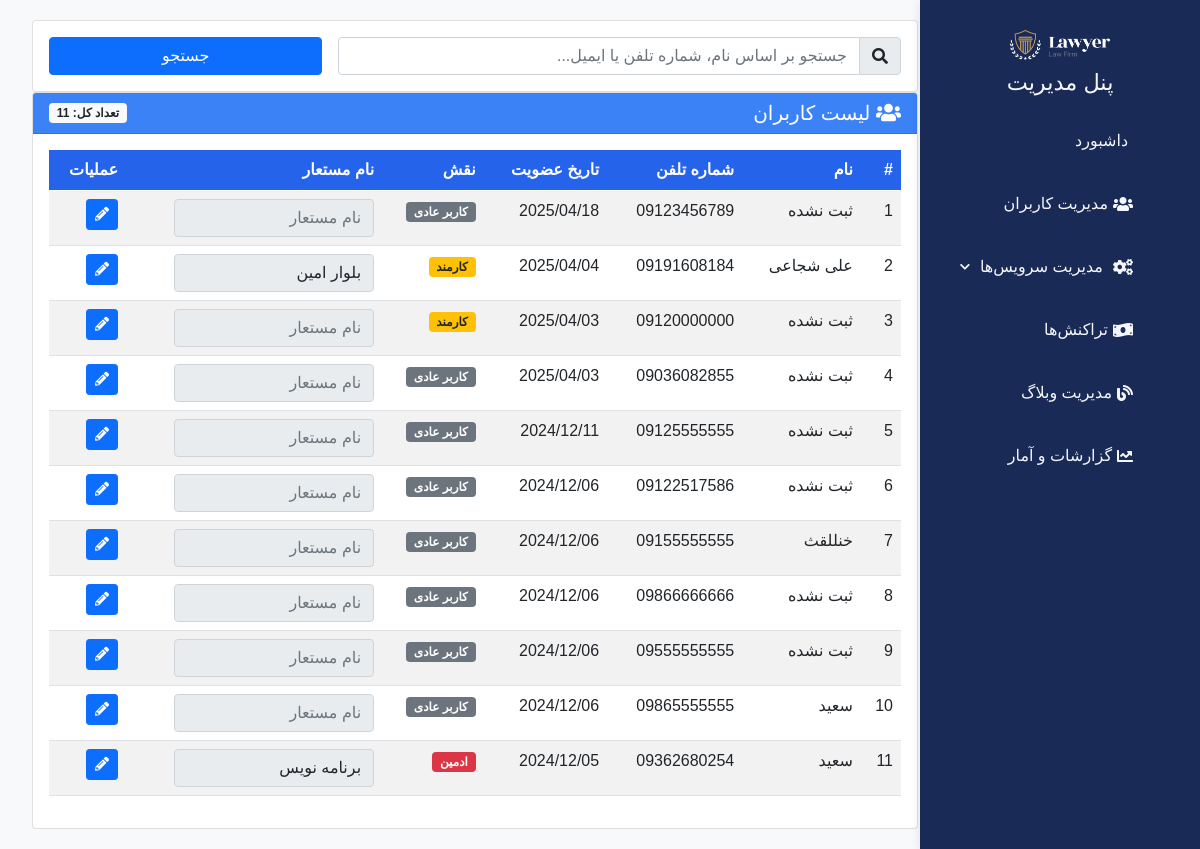
/adminpanel/admin-userlist/ (signed in), run on an earlier commit of the app's database.
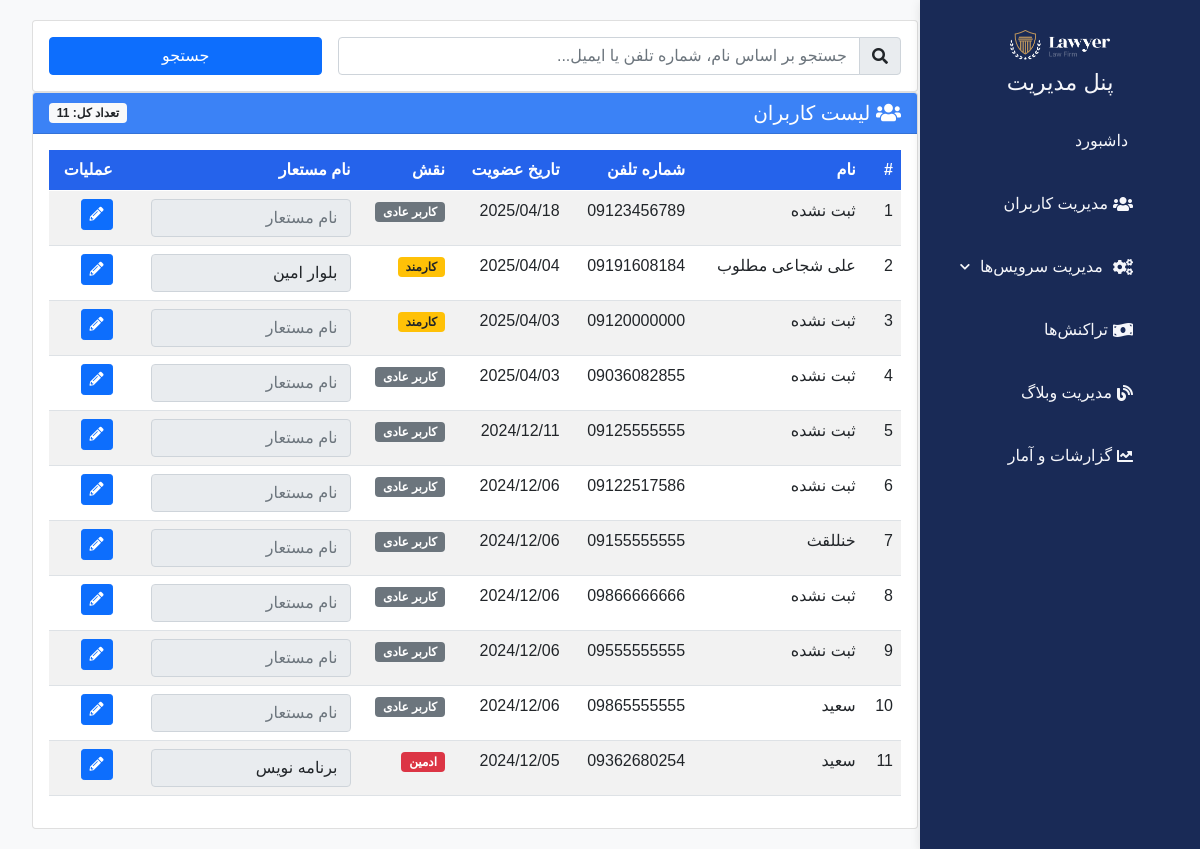
And on a later commit of the database.
### users/models.py (models this page shows)
class Client(AbstractUser):
    name = models.CharField(max_length=120, null=True, blank=True)
    username = models.CharField(max_length=11, unique=True)
    is_questioned = models.BooleanField(default=False)
    otp = models.IntegerField(null=True, blank=True)
    timestamp = models.DateTimeField(default=now)
    USERNAME_FIELD = 'username'
    REQUIRED_FIELDS = []

### users/admin/admin_panel.py (the view)
# urls.py: path('admin-userlist/', admin_userlist, name='admin_userlist'),
@login_required
@user_passes_test(is_admin)
def admin_userlist(request):
    try:
        search_query = request.POST.get('pk', '') if request.method == "POST" else request.GET.get('search', '')
        if search_query:
            users = Client.objects.filter(
                Q(username__icontains=search_query) |
                Q(name__icontains=search_query) |
                Q(email__icontains=search_query)
            ).order_by('-date_joined')
        else:
            users = Client.objects.all().order_by('-date_joined')  # Sort by newest first
        page_number = request.GET.get('page', 1)
        items_per_page = 25  # Number of users per page
        paginator = Paginator(users, items_per_page)
        try:
            page_obj = paginator.page(page_number)
        except PageNotAnInteger:
            page_obj = paginator.page(1)
        except EmptyPage:
            page_obj = paginator.page(paginator.num_pages)
        context = {
            'page_obj': page_obj,
            'search_query': search_query,
            'total_users': users.count(),
        }
        return render(request, 'users/admin_userlist.html', context)
    except Exception as e:
        logger.error(f"Error in user_list view: {str(e)}")
        messages.error(request, "خطایی در نمایش لیست کاربران رخ داد. لطفا دوباره تلاش کنید.")
        return redirect('admin_userlist')

### users/admin/admin_panel.py (called while the page is built)
def is_admin(user):
    return user.is_superuser or user.is_staff

### users/templates/users/admin_userlist.html (shortened to what this page needs)
<!DOCTYPE html>
<html lang="fa" dir="rtl">
<head>
    <link rel="stylesheet" href="https://cdn.jsdelivr.net/npm/bootstrap@5.0.2/dist/css/bootstrap.rtl.min.css">
    <link rel="stylesheet" href="https://cdnjs.cloudflare.com/ajax/libs/font-awesome/5.15.4/css/all.min.css">
</head>
<body>
    {% load static %}
    <div class="admin-panel">
        {% include "users/admin_sidebar.html" %}
        <div class="main-content">
            <div class="container">
                <div class="card search-box">
                    <div class="card-body">
                        <form method="GET" action="{% url 'admin_userlist' %}" class="row g-3">
                            <div class="col-12 col-md-8">
                                <div class="input-group">
                                    <span class="input-group-text"><i class="fas fa-search"></i></span>
                                    <input type="text" class="form-control" name="search" value="{{ search_query }}"
                                        placeholder="جستجو بر اساس نام، شماره تلفن یا ایمیل...">
                                </div>
                            </div>
                            <div class="col-12 col-md-4">
                                <button type="submit" class="btn btn-primary w-100">جستجو</button>
                            </div>
                        </form>
                    </div>
                </div>
                <div class="card">
                    <div class="card-header d-flex justify-content-between align-items-center">
                        <h5 class="mb-0">
                            <i class="fas fa-users"></i> لیست کاربران
                        </h5>
                        <span class="badge bg-light text-dark">تعداد کل: {{ total_users|default:"0" }}</span>
                    </div>
                    <div class="card-body">
                        {% if page_obj %}
                        <div class="table-responsive">
                            <table class="table table-striped table-hover">
                                <thead>
                                    <tr>
                                        <th scope="col">#</th>
                                        <th scope="col">نام</th>
                                        <th scope="col">شماره تلفن</th>
                                        <th scope="col">تاریخ عضویت</th>
                                        <th scope="col">نقش</th>
                                        <th scope="col">نام مستعار</th>
                                        <th scope="col">عملیات</th>
                                    </tr>
                                </thead>
                                <tbody>
                                    {% for user in page_obj %}
                                    <tr>
                                        <td>{{ forloop.counter }}</td>
                                        <td>{{ user.name|default:"ثبت نشده" }}</td>
                                        <td>{{ user.username }}</td>
                                        <td>{{ user.date_joined|date:"Y/m/d" }}</td>
                                        <td>
                                            {% if user.is_superuser %}
                                            <span class="badge bg-danger">ادمین</span>
                                            {% elif user.is_staff %}
                                            <span class="badge bg-warning text-dark">کارمند</span>
                                            {% else %}
                                            <span class="badge bg-secondary">کاربر عادی</span>
                                            {% endif %}
                                        </td>
                                        <td>
                                            <input type="text" name="nickname" placeholder="نام مستعار"
                                                class="form-control" value="{{ user.last_name|default:'' }}" readonly>
                                        </td>
                                        <td>
                                            <a href="{% url 'admin_userinfo' user.id %}" class="btn btn-sm btn-primary"
                                                title="ویرایش">
                                                <i class="fas fa-pencil-alt"></i>
                                            </a>
                                        </td>
                                    </tr>
                                    {% empty %}
                                    <tr>
                                        <td colspan="7" class="text-center">هیچ کاربری یافت نشد</td>
                                    </tr>
                                    {% endfor %}
                                </tbody>
                            </table>
                        </div>
                        {% else %}
                        <div class="alert alert-info">
                            <i class="fas fa-info-circle"></i> هیچ کاربری یافت نشد.
                        </div>
                        {% endif %}
                    </div>
                </div>
            </div>
        </div>
    </div>
</body>
</html>

### users/templates/users/admin_sidebar.html (shortened to what this page needs)
<div class="sidebar">
    {% load static %}
    <div class="logo">
        <img src="{% static 'images/logo.png' %}" alt="لوگو سایت">
        <h2>پنل مدیریت</h2>
    </div>
    <ul class="menu">
        <li>
            <a href="{% url 'admindashboard' %}"
                class="{% if request.resolver_match.url_name == 'admindashboard' %}active{% endif %}">
                 داشبورد
            </a>
        </li>
        <li>
            <a href="{% url 'admin_userlist' %}"
                class="{% if request.resolver_match.url_name == 'admin_userlist' %}active{% endif %}">
                <i class="fas fa-users"></i> مدیریت کاربران
            </a>
        </li>
        <li class="has-submenu">
            <a href="#" onclick="return false;">
                <i class="fas fa-cogs"></i> مدیریت سرویس‌ها
                <i class="fas fa-chevron-down" style="font-size: 0.7em; margin-right: 5px;"></i>
            </a>
        </li>
        <li>
            <a href="{% url 'users:test' %}"
                class="{% if request.resolver_match.url_name == 'admin_transactions' %}active{% endif %}">
                <i class="fas fa-money-bill-wave"></i> تراکنش‌ها
            </a>
        </li>
        <li>
            <a href="{% url 'users:test' %}"
                class="{% if request.resolver_match.url_name == 'admin_blog' %}active{% endif %}">
                <i class="fas fa-blog"></i> مدیریت وبلاگ
            </a>
        </li>
        <li>
            <a href="{% url 'users:test' %}"
                class="{% if request.resolver_match.url_name == 'admin_reports' %}active{% endif %}">
                <i class="fas fa-chart-line"></i> گزارشات و آمار
            </a>
        </li>
    </ul>
</div>

### users/templates/users/admin_userlist.html (style rules this page uses)
body { font-family: 'Tahoma', sans-serif; background-color: #f8f9fa; margin: 0; overflow-x: hidden; }
.admin-panel { display: flex; min-height: 100vh; position: relative; }
.sidebar { position: fixed; top: 0; right: 0; width: 250px; height: 100%; background-color: #1f2937; color: #fff; box-shadow: 0 0 15px rgba(0, 0, 0, 0.1); z-index: 1000; transform: translateX(100%); transition: transform 0.3s ease-in-out; }
.main-content { flex: 1; padding: 20px; transition: margin-right 0.3s ease-in-out; width: 100%; }
@media (min-width: 768px) { .admin-panel { flex-direction: row; } }
@media (min-width: 768px) { .sidebar { transform: translateX(0) !important; position: fixed; } }
@media (min-width: 768px) { .main-content { margin-right: 250px; width: calc(100% - 250px); } }
.menu li a { transition: all 0.3s ease; color: #fff; }
.card-header { background-color: #3b82f6; color: #fff; }
.table thead th { background-color: #2563eb; color: #fff; }
.table input[type="text"] { width: 200px; }

### users/templates/users/admin_sidebar.html (style rules this page uses)
.sidebar { width: 100%; background: #192a56; padding: 20px; box-shadow: 0 2px 10px rgba(0, 0, 0, 0.1); }
.sidebar .logo { text-align: center; margin-bottom: 20px; }
.sidebar .logo img { width: 80px; margin-bottom: 10px; }
.sidebar .logo h2 { color: #f5f6fa; font-size: 1.2rem; }
.sidebar .menu { list-style: none; display: flex; flex-wrap: wrap; gap: 10px; justify-content: center; }
.sidebar .menu li { margin: 5px 0; }
.sidebar .menu a { color: #f5f6fa; text-decoration: none; display: flex; align-items: center; padding: 8px 12px; border-radius: 8px; transition: all 0.3s ease; font-size: 0.9rem; }
.sidebar .menu i { margin-left: 5px; font-size: 1rem; }
.menu .has-submenu>a { cursor: pointer; display: flex; align-items: center; justify-content: space-between; }
@media (min-width: 768px) { .admin-panel { flex-direction: row; } }
@media (min-width: 768px) { .sidebar { width: 280px; padding: 30px 20px; } }
@media (min-width: 768px) { .sidebar .logo img { width: 100px; } }
@media (min-width: 768px) { .sidebar .logo h2 { font-size: 1.4rem; } }
@media (min-width: 768px) { .sidebar .menu { display: block; } }
@media (min-width: 768px) { .sidebar .menu li { margin: 15px 0; } }
@media (min-width: 768px) { .sidebar .menu a { padding: 12px 15px; font-size: 1rem; } }

What changed in the data, as far as the page shows it:
changed Client "بلوار امین": name "علی شجاعی" → "علی شجاعی مطلوب"
